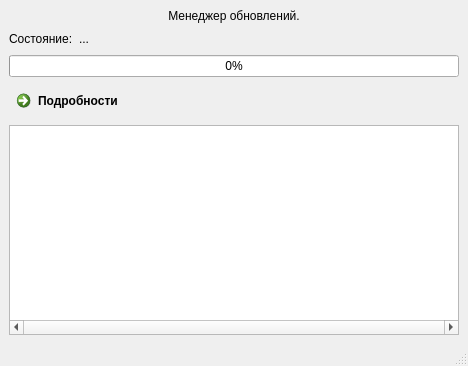
<?xml version="1.0" encoding="UTF-8"?>
<ui version="4.0">
 <class>MainWindow</class>
 <widget class="QMainWindow" name="MainWindow">
  <property name="geometry">
   <rect>
    <x>0</x>
    <y>0</y>
    <width>468</width>
    <height>366</height>
   </rect>
  </property>
  <property name="sizePolicy">
   <sizepolicy hsizetype="Expanding" vsizetype="MinimumExpanding">
    <horstretch>0</horstretch>
    <verstretch>0</verstretch>
   </sizepolicy>
  </property>
  <property name="minimumSize">
   <size>
    <width>414</width>
    <height>0</height>
   </size>
  </property>
  <property name="windowTitle">
   <string>Updatus</string>
  </property>
  <widget class="QWidget" name="centralwidget">
   <property name="sizePolicy">
    <sizepolicy hsizetype="Preferred" vsizetype="Preferred">
     <horstretch>0</horstretch>
     <verstretch>0</verstretch>
    </sizepolicy>
   </property>
   <property name="baseSize">
    <size>
     <width>0</width>
     <height>100</height>
    </size>
   </property>
   <layout class="QVBoxLayout" name="verticalLayout_2">
    <property name="sizeConstraint">
     <enum>QLayout::SetMinimumSize</enum>
    </property>
    <item>
     <widget class="QLabel" name="lblAbout">
      <property name="text">
       <string>Менеджер обновлений.</string>
      </property>
      <property name="alignment">
       <set>Qt::AlignCenter</set>
      </property>
     </widget>
    </item>
    <item>
     <layout class="QHBoxLayout" name="horizontalLayout">
      <item>
       <widget class="QLabel" name="lblCurrentActionDescr">
        <property name="text">
         <string>Состояние:</string>
        </property>
       </widget>
      </item>
      <item>
       <widget class="QLabel" name="lblCurrentAction">
        <property name="text">
         <string>...</string>
        </property>
       </widget>
      </item>
      <item>
       <spacer name="horizontalSpacer">
        <property name="orientation">
         <enum>Qt::Horizontal</enum>
        </property>
        <property name="sizeHint" stdset="0">
         <size>
          <width>40</width>
          <height>20</height>
         </size>
        </property>
       </spacer>
      </item>
     </layout>
    </item>
    <item>
     <widget class="QProgressBar" name="progress">
      <property name="value">
       <number>0</number>
      </property>
     </widget>
    </item>
    <item>
     <widget class="QCommandLinkButton" name="logBtnShow">
      <property name="text">
       <string>Подробности</string>
      </property>
     </widget>
    </item>
    <item>
     <widget class="QListWidget" name="logListView">
      <property name="sizePolicy">
       <sizepolicy hsizetype="Preferred" vsizetype="Preferred">
        <horstretch>0</horstretch>
        <verstretch>100</verstretch>
       </sizepolicy>
      </property>
      <property name="minimumSize">
       <size>
        <width>0</width>
        <height>200</height>
       </size>
      </property>
      <property name="baseSize">
       <size>
        <width>0</width>
        <height>6</height>
       </size>
      </property>
      <property name="verticalScrollBarPolicy">
       <enum>Qt::ScrollBarAsNeeded</enum>
      </property>
      <property name="horizontalScrollBarPolicy">
       <enum>Qt::ScrollBarAlwaysOn</enum>
      </property>
      <property name="sizeAdjustPolicy">
       <enum>QAbstractScrollArea::AdjustIgnored</enum>
      </property>
      <property name="isWrapping" stdset="0">
       <bool>false</bool>
      </property>
      <property name="resizeMode">
       <enum>QListView::Adjust</enum>
      </property>
      <property name="layoutMode">
       <enum>QListView::Batched</enum>
      </property>
      <property name="spacing">
       <number>0</number>
      </property>
      <property name="batchSize">
       <number>5</number>
      </property>
     </widget>
    </item>
    <item>
     <spacer name="verticalSpacer">
      <property name="orientation">
       <enum>Qt::Vertical</enum>
      </property>
      <property name="sizeHint" stdset="0">
       <size>
        <width>20</width>
        <height>0</height>
       </size>
      </property>
     </spacer>
    </item>
   </layout>
  </widget>
  <widget class="QStatusBar" name="statusbar"/>
 </widget>
 <resources/>
 <connections/>
</ui>
